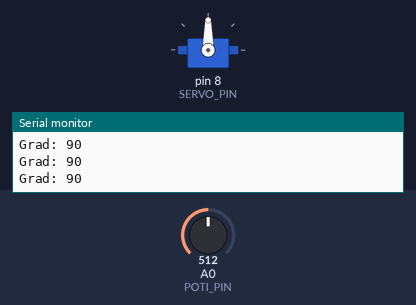
The sketch below on a simulated Arduino Uno, built with avr-gcc and run on an emulated ATmega328P. Parts: servo, the last lines printed to the serial monitor. The test bench sets the inputs (shaded band); at power-on: A0 (POTI_PIN) = 512.

Above: at 1.2 s.
1.3 s: A0 (POTI_PIN) set to 716
At 2.0 s:
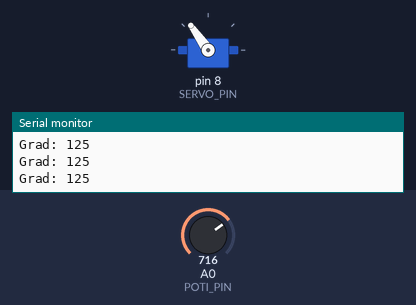
2.8 s: A0 (POTI_PIN) set to 900
At 4.0 s:
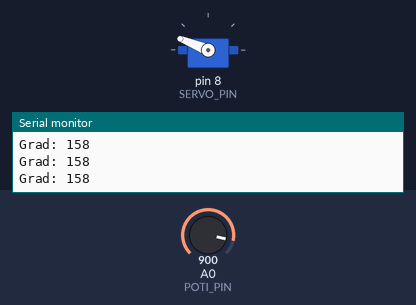
4.3 s: A0 (POTI_PIN) set to 1023
At 4.6 s:
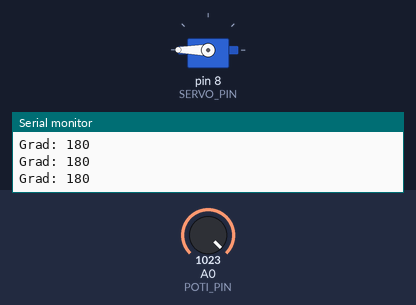
5.8 s: A0 (POTI_PIN) set to 306
At 6.7 s:
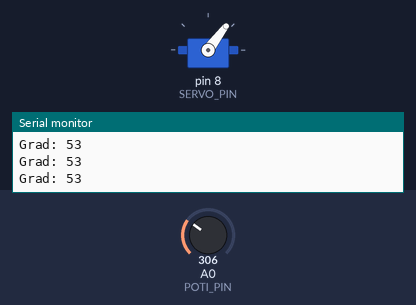
7.3 s: A0 (POTI_PIN) set to 122
At 8.5 s:
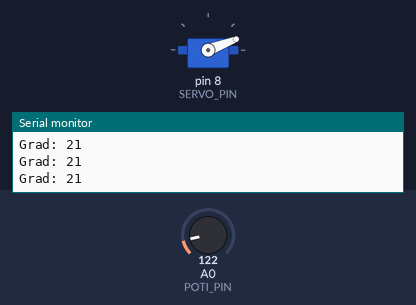
8.8 s: A0 (POTI_PIN) set to 0
At 9.1 s:
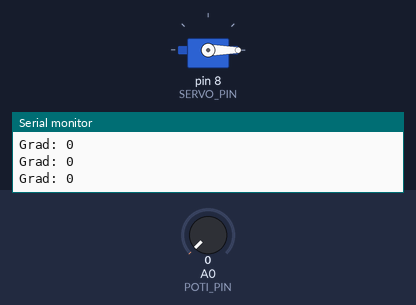
Timing chart, 0 to 11.3 s (numbered marks = the images above; inputs shaded):
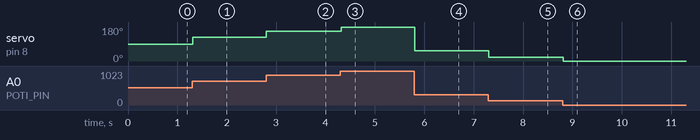

The sketch:

Servomotor.ino
```cpp
#include <Servo.h>

// 3 Kabel zum Servomotor
// Farben normalerweise:
// braun oder schwarz: GND
// rot (mittleres Kabel): +5V
// gelb: PWM-Steuerungskabel (Datenleitung)

// Pin, an den die Datenleitung zum Servo angeschlossen wird
// der Pin muss PWM-fähig sein!
#define SERVO_PIN 8

// create servo object to control a servo
// twelve servo objects can be created on most boards
Servo meinServorMotor;

// Pin, an dem der Schleiferausgang des Potentiometers
// angeschlossen ist (Ax, analoger input pin)
#define POTI_PIN A0

void setup() {
  // Servo objekt initialisieren
  meinServorMotor.attach(SERVO_PIN);

  // Potentiometer-Pin initialisieren
  pinMode( POTI_PIN, INPUT );

  Serial.begin(115200);
}

void loop() {
  // Potentiometer-Stellung auslesen (Wert 0...1023)
  int potiWert = analogRead( POTI_PIN );

  // potiWert in Gradzahl (0...180) umrechnen
  int grad = map( potiWert, 0, 1023, 0, 180 );

  Serial.println("Grad: " + String( grad ));

  // Gradzahl an Servo Motor senden
  meinServorMotor.write( grad );

  // kurz warten, um dem Servo die Zeit zu geben seine
  // Position zu erreichen
  delay(20);
}
```

Measured:
- after the input at 1.3 s, servo on pin 8 (SERVO_PIN): 90° → 125° at once
- after the input at 2.8 s, servo on pin 8 (SERVO_PIN): 125° → 158° at once
- after the input at 4.3 s, servo on pin 8 (SERVO_PIN): 158° → 180° at once
- after the input at 5.8 s, servo on pin 8 (SERVO_PIN): 180° → 53° at once
- after the input at 7.3 s, servo on pin 8 (SERVO_PIN): 53° → 21° at once
- after the input at 8.8 s, servo on pin 8 (SERVO_PIN): 21° → 0° at once
